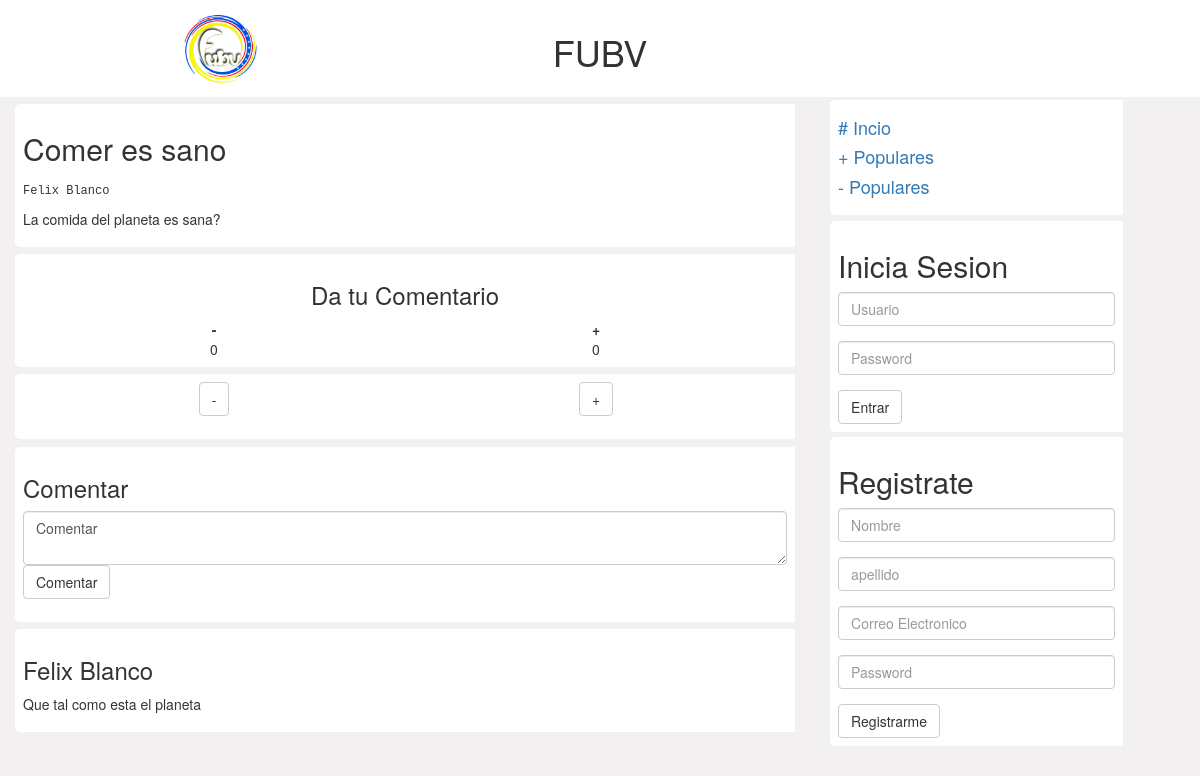
Screenshot of /post.php?w=9 with the database file from the repository.
### tables this page shows
CREATE TABLE IF NOT EXISTS `tema` (
`id` int(11) NOT NULL,
  `titulo` varchar(100) NOT NULL,
  `pregunta` varchar(500) NOT NULL,
  `id_persona` int(11) NOT NULL
);

CREATE TABLE IF NOT EXISTS `comentarios` (
`id` int(11) NOT NULL,
  `comentario` varchar(200) NOT NULL,
  `id_persona` int(11) NOT NULL,
  `id_tema` int(11) NOT NULL
);

CREATE TABLE IF NOT EXISTS `persona` (
`id` int(11) NOT NULL,
  `nombre` varchar(20) NOT NULL,
  `apellido` varchar(20) NOT NULL,
  `correo` varchar(20) NOT NULL,
  `clave` varchar(20) NOT NULL
);

### post.php (called while the page is built)
<?php
require("controlador/inicio.php");
$obj=new inicio;
$obj->post($_GET['w'],$_SESSION['statud']);
?>

### modelo/dbInicio.php (the view, shortened to what this page needs)
<?php
class dbInicio extends conex{
	function dbPost($DBpost){
		$Q_POST=mysql_query("select * from tema,persona where tema.id='".$DBpost."' and persona.id=tema.id_persona ");
		while ($roPOST=mysql_fetch_array($Q_POST)) {
			$this->POST_TODO=array('titulo' => $roPOST['titulo'],
							   'pregunta'=> $roPOST['pregunta'],
							   'nombreuser' => $roPOST['nombre']." ".$roPOST['apellido']);
		}
	}
	function dbmasYmenoTema($temaMN){
		$MalTema=mysql_query("select * from persona_mal_tema where id_tema='".$temaMN."' ");
		$BuenTema=mysql_query("select * from persona_buen_tema where id_tema='".$temaMN."' ");
		echo "
		<div class='row text-center pa_menu'>
			<h3>Da tu Comentario</h3>
			<div class='col-md-6'> <b class='signo'>-</b><br> ".mysql_num_rows($MalTema)."</div>
			<div class='col-md-6'><b class='signo'>+</b><br> ".mysql_num_rows($BuenTema)."</div>
		</div>";
	}
	function dbcomentarios($tema){
		$QueToCOmentario=mysql_query("select * from comentarios,persona where id_tema='".$tema."' and persona.id=comentarios.id_persona");
		while ($roCo = mysql_fetch_array($QueToCOmentario)) {
			echo "<div class='row pa_menu'>
					<h3>".$roCo['nombre']." ".$roCo['apellido']."</h3>
					<p>". $roCo['comentario']."</p>
				 </div>";
		}
	}
}
?>

### controlador/inicio.php (shortened to what this page needs)
<?php
require("modelo/dbInicio.php");
class inicio extends dbInicio{
	function post($post,$statud){
		echo file_get_contents("vista/encabezado.html");
		$plantillaVC=file_get_contents("vista/post.html");
		dbInicio::dbPost($post);
		if ($post == "popular") {
			dbInicio::dbPopular($post);
		}elseif($post == "m_popular"){
			dbInicio::dbM_Popular($post);
		}elseif(is_numeric($post)){
			foreach($this->POST_TODO as $claveVC => $valorVC) {
				$plantillaVC=str_replace('{'.$claveVC.'}',$valorVC, $plantillaVC);
			}
			echo $plantillaVC;
			inicio::masYmenoTema($post);
			inicio::comentarios($post);
			echo "</div><div class='col-md-3 mv3'>";
		}else{
		}
		if ($statud == "true") {
			inicio::mostrar_user($_SESSION['NomApell']);
			echo file_get_contents("vista/menu_uno.html");
			echo file_get_contents("vista/menu_preguntar.html");
			echo file_get_contents("vista/pregunta.html");
			echo file_get_contents("vista/pie.html");
		}else{
			echo file_get_contents("vista/menu_uno.html");
			echo file_get_contents("vista/pie.html");
		}
	}
	function form_mas_meno($url){
		$infoUrl = array('url' => $url);
		$Pla=file_get_contents("vista/dale_mas_meno.html");
		foreach($infoUrl as $Cla => $va) {
			$Pla=str_replace('{'.$Cla.'}',$va, $Pla);
		}
		echo $Pla;
	}
	function comt_externo($url){
		$infoUrl = array('url' => $url);
		$Pla=file_get_contents("vista/comentario_externo.html");
		foreach($infoUrl as $Cla => $va) {
			$Pla=str_replace('{'.$Cla.'}',$va, $Pla);
		}
		echo $Pla;
	}
	function form_login(){
		echo file_get_contents("vista/login.html");
	}
	function form_registro(){
		echo file_get_contents("vista/registro.html");
	}
	function masYmenoTema($temaMN){
		dbInicio::dbmasYmenoTema($temaMN);
	}
	function comentarios($tema){
		dbInicio::dbcomentarios($tema);
	}
}
?>

### public/css/estilo.css (style rules this page uses)
body { background-color: #F2F0F0; }
header { background-color: white; padding: 1%; }
header img { width: 22%; }
samp { font-size: 12px; }
.pa_menu { background-color: white; border-radius: 5px 0px 0px 5px; margin-bottom: 1%; margin-top: 1%; padding: 8px; }
.mv3 { margin-left:3%; }

### rows the page displays
tema: plantillaVC "Comer es sano Felix Blanco La comida del planeta es sana?"
comentarios: id_persona.nombre "Felix", id_persona.apellido "Blanco", comentario "Que tal como esta el planeta"

### other values shown
file_get_contents("vista/encabezado.html") "FUBV"
mysql_num_rows($MalTema) "0"
mysql_num_rows($BuenTema) "0"
$Pla "- +"
file_get_contents("vista/menu_uno.html") "# Incio + Populares - Populares"
